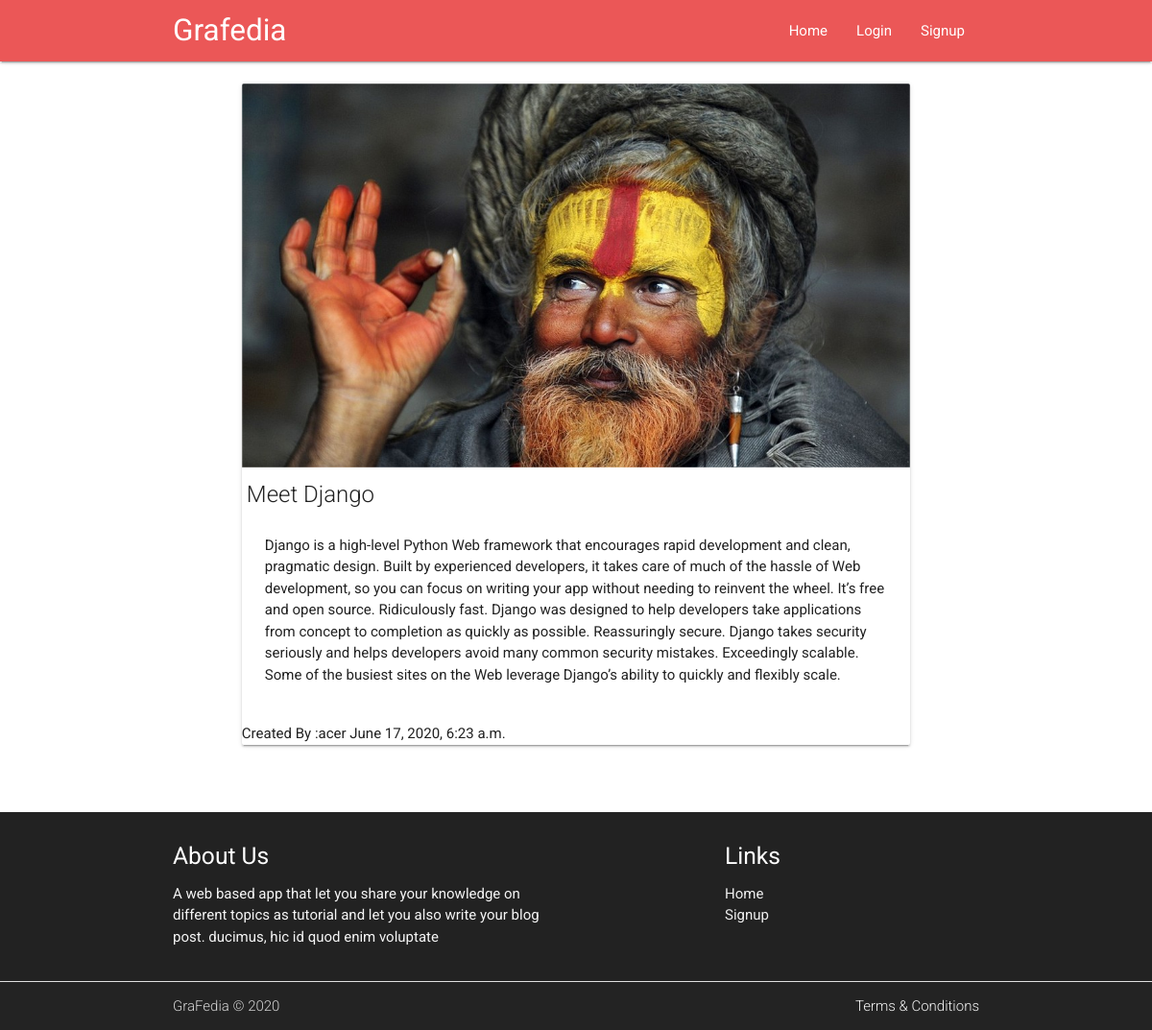
The app's page /Posts/post_detail/meet-django with its own data.
### Posts/models.py (models this page shows, shortened)
class Post(models.Model):
    user = models.ForeignKey(User, related_name='posts', on_delete=models.CASCADE)
    created_at = models.DateTimeField(auto_now=True)
    message = models.TextField()
    img = models.ImageField(upload_to="photo/%Y/%m/%d", blank=True)
    post_title = models.CharField(max_length=80, blank=False)
    slug = models.SlugField(allow_unicode=True, unique=True)
    class Meta:
        ordering = ['-created_at']

### Users/models.py (models this page shows, shortened)
class User(AbstractUser):
    course_choices = (
        ('1', 'B.Tech'),
        ('2', 'MCA'),
        ('3', 'BCA'),
    )
    first_name = models.CharField(max_length=50, blank=False)
    last_name = models.CharField(max_length=50, blank=False)
    email = models.EmailField('email', unique=True, blank=False)
    description = models.TextField(max_length=100, blank=True)
    course = models.CharField(choices=course_choices, max_length=2)

### Posts/views.py (the view)
# urls.py: path('post_detail/<slug:slug>',views.PostDetailView.as_view(),name='post_detail'),
class PostDetailView(DetailView):
    model = Post

### Posts/templates/Posts/post_detail.html (shortened to what this page needs)
{% extends "posts/post_base.html" %}
{% load staticfiles %}
{% load static %}
{% block post_content%}
 <section class="section section-showcase">
      <div class="container">
          <div class="row">
              <div class="col s12 m10 offset-m1">
                  <div class="card lighten-4 hoverable">
                      <div class="card-image">
                          {% if post.img %}
                          <img src="{{ post.img.url }}" alt="" height="400px">
                          {% endif %}
                      </div>
                        <div class="card-title" style="margin-left: 5px; margin-top:10px">
                            <span class="card-title">{{post.post_title}}</span>
                        </div>
                      <div class="card-content">
                          <p>
                               {{ post.message }}
                          </p>
                      </div>
                          <p>
                            Created By :{{ post.user.username }} {{ post.created_at }}
                        </p>
                  </div>
              </div>
            </div>
        </div>
      </div>
{% endblock post_content %}

### records on screen
Post: img (picture), post_title "Meet Django", message "Django is a high-level Python Web framework that encourages rapid development and clean, pragmatic design. Built by experienced developers, it takes care of much of the hassle of Web development, so you can focus on writing your app without needing to reinvent the wheel. It’s free and open source. Ridiculously fast. Django was designed to help developers take applications from concept to completion as quickly as possible. Reassuringly secure. Django takes security seriously and helps developers avoid many common security mistakes. Exceedingly scalable. Some of the busiest sites on the Web leverage Django’s ability to quickly and flexibly scale.", user.username "acer", created_at "June 17, 2020, 6:23 a.m."
